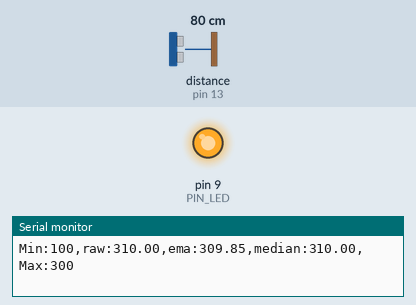
Simulated run of this sketch. Board: Arduino Uno, built with avr-gcc and run on an emulated ATmega328P. Shown: output pins drawn as LEDs (lit = HIGH), the last lines printed to the serial monitor. Wiring (inferred from the names in the program): ultrasonic range finder: trigger pin 12; echo pin 13. The inputs (shaded band) are chosen by the test bench; at power-on: distance to the obstacle (sensor on pin 13) 80 cm. The echo pulse lasts 58.3 µs per cm; pins used as bus, display or sensor lines are not drawn.

Above: at 1.2 s.
1.3 s: distance to the obstacle (sensor on pin 13) set to 34 cm
2.8 s: distance to the obstacle (sensor on pin 13) set to 28 cm
At 4.0 s:
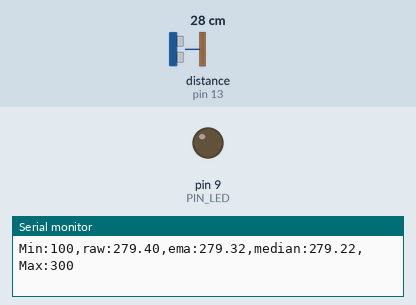
4.3 s: distance to the obstacle (sensor on pin 13) set to 12 cm
5.8 s: distance to the obstacle (sensor on pin 13) set to 9 cm
At 6.5 s:
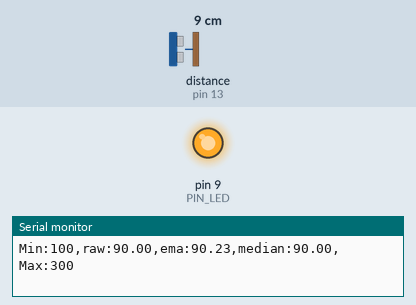
7.3 s: distance to the obstacle (sensor on pin 13) set to 18 cm
At 7.6 s:
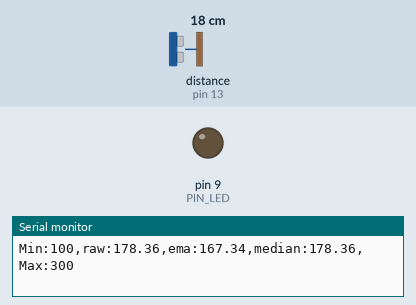
Timing chart, 0 to 9.8 s (numbered marks = the images above; inputs shaded):
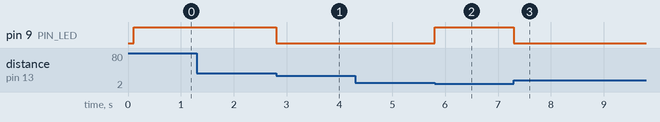

The sketch:

09_example_1_.ino
```cpp
// Arduino pin assignment
#define PIN_LED  9
#define PIN_TRIG 12
#define PIN_ECHO 13

// configurable parameters
#define SND_VEL 346.0     // sound velocity at 24 celsius degree (unit: m/sec)
#define INTERVAL 100       // sampling interval (unit: msec)
#define PULSE_DURATION 10 // ultra-sound Pulse Duration (unit: usec)
#define _DIST_MIN 100     // minimum distance to be measured (unit: mm)
#define _DIST_MAX 300     // maximum distance to be measured (unit: mm)

#define TIMEOUT ((INTERVAL / 2) * 1000.0) // maximum echo waiting time (unit: usec)
#define SCALE (0.001 * 0.5 * SND_VEL)     // coefficent to convert duration to distance

#define _EMA_ALPHA 0.5    // EMA weight of new sample (range: 0 to 1)
                          // Setting EMA to 1 effectively disables EMA filter.

// global variables
unsigned long last_sampling_time;   // unit: msec
float dist_prev = _DIST_MAX;        // Distance last-measured
float dist_ema;                     // EMA distance

#define N 3
int h;
float arr[N];
float findMedian(float a){
  // Insert
  arr[h]=a;
  h=(h+1)%N;
  // Selection Sort
  float cpy[N];
  for(int i=0;i<N;i++) cpy[i]=arr[i];
  for(int i=0;i<N;i++){
    for(int j=i;j<N;j++){
      if(cpy[i]>cpy[j]){
        float tmp=cpy[i];
        cpy[i]=cpy[j];
        cpy[j]=tmp;
      }
    }
  }
  return cpy[N/2];
}

void setup() {
  // initialize GPIO pins
  pinMode(PIN_LED,OUTPUT);
  pinMode(PIN_TRIG,OUTPUT);
  pinMode(PIN_ECHO,INPUT);
  digitalWrite(PIN_TRIG, LOW);

  // initialize serial port
  Serial.begin(57600);

  // initialize last sampling time
  last_sampling_time = 0;
}

void loop() {
  float dist_raw;

  // wait until next sampling time.
  // millis() returns the number of milliseconds since the program started.
  // Will overflow after 50 days.
  if (millis() < last_sampling_time + INTERVAL)
    return;

  // get a distance reading from the USS
  dist_raw = USS_measure(PIN_TRIG,PIN_ECHO);

  if (dist_raw < _DIST_MIN) {
    dist_raw = _DIST_MIN - 10.0;    // Set Lower Value
    //dist_raw=dist_prev;
    digitalWrite(PIN_LED, 1);       // LED OFF
  }
  else if (dist_raw > _DIST_MAX) {
    dist_raw = _DIST_MAX + 10.0;    // Set Higher Value
    //dist_raw=dist_prev;
    digitalWrite(PIN_LED, 1);       // LED OFF
  }
  else {    // In desired Range
    digitalWrite(PIN_LED, 0);       // LED ON
  }

  // Modify the below line to implement the EMA equation
  dist_prev=dist_raw;
  dist_ema = _EMA_ALPHA*dist_raw+(1-_EMA_ALPHA)*dist_ema;
  float dist_median=findMedian(dist_raw);

  // output the distance to the serial port
  Serial.print("Min:");   Serial.print(_DIST_MIN);
  Serial.print(",raw:");  Serial.print(dist_raw);
  Serial.print(",ema:");  Serial.print(dist_ema);
  Serial.print(",median:"); Serial.print(dist_median);
  Serial.print(",Max:");  Serial.print(_DIST_MAX);
  Serial.println("");

  // update last sampling time
  last_sampling_time += INTERVAL;
}

// get a distance reading from USS. return value is in millimeter.
float USS_measure(int TRIG, int ECHO)
{
  digitalWrite(TRIG, HIGH);
  delayMicroseconds(PULSE_DURATION);
  digitalWrite(TRIG, LOW);

  return pulseIn(ECHO, HIGH, TIMEOUT) * SCALE; // unit: mm

  // Pulse duration to distance conversion example (target distance = 17.3m)
  // - round trip distance: 34.6m
  // - expected pulse duration: 0.1 sec, or 100,000us
  // - pulseIn(ECHO, HIGH, timeout) * 0.001 * 0.5 * SND_VEL
  //        = 100,000 micro*sec * 0.001 milli/micro * 0.5 * 346 meter/sec
  //        = 100,000 * 0.001 * 0.5 * 346 * micro * sec * milli * meter
  //                                        ----------------------------
  //                                         micro * sec
  //        = 100 * 173 milli*meter = 17,300 mm = 17.3m
  // pulseIn() returns microseconds.
}
```

Measured:
- the behaviour switches between 31 and 30 cm on distance to the obstacle (sensor on pin 13) (found by bisection; images 0 and 1)
- the behaviour switches between 11 and 10 cm on distance to the obstacle (sensor on pin 13) (found by bisection; images 1 and 2)
- after the input at 2.8 s, pin 9 (PIN_LED): HIGH → LOW at once
- after the input at 5.8 s, pin 9 (PIN_LED): LOW → HIGH at once
- after the input at 7.3 s, pin 9 (PIN_LED): HIGH → LOW at once
